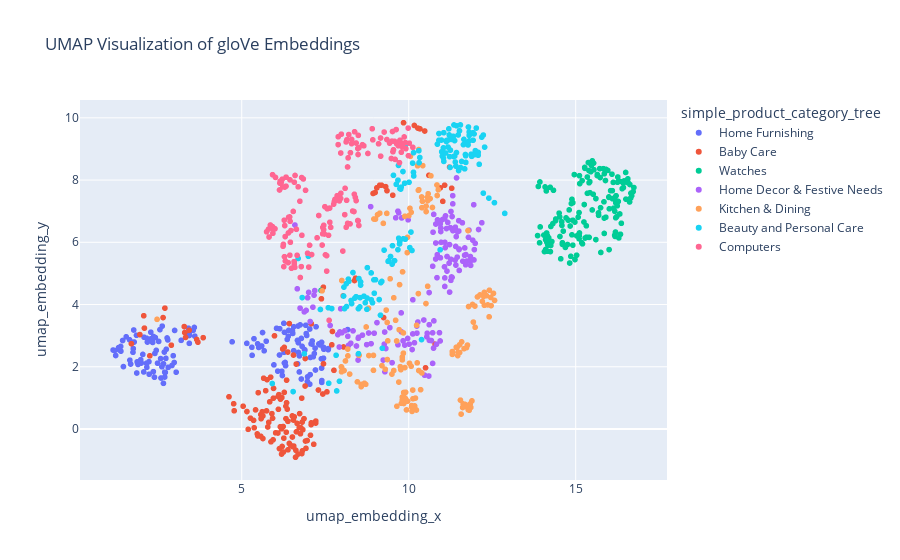

The notebook cell saved with this chart:
### Code cell
# Réduire la dimensionnalité des embeddings avec UMAP
reducer = umap.UMAP(n_neighbors=80, min_dist=0.6, metric='cosine', random_state=graine)
embedding_2d = reducer.fit_transform(list(corpus_USE['use_embeddings']))

# Ajouter les embeddings 2D au DataFrame
corpus_USE['umap_embedding_x'] = embedding_2d[:, 0]
corpus_USE['umap_embedding_y'] = embedding_2d[:, 1]
# Ajouter une 3e dimension
# MatPlotLib3d pour faire des viz en 3D


# Visualiser les embeddings 2D avec Plotly
fig = px.scatter(corpus_USE, x='umap_embedding_x', y='umap_embedding_y',
                 color='simple_product_category_tree', hover_data=['NMF_label'],
                 title='UMAP Visualization of gloVe Embeddings')
fig.show()

### Figure 1 — Plotly figure (JSON) as saved in the notebook; plotly's stock layout.template omitted (floating-point values rounded to 4 significant figures; data arrays with more than 128 entries replaced by an {"elided": "..."} marker saying what was removed)
{"data": [{"customdata": {"elided": "150x1 int values"}, "hovertemplate": "simple_product_category_tree=Home Furnishing<br>umap_embedding_x=%{x}<br>umap_embedding_y=%{y}<br>NMF_label=%{customdata[0]}<extra></extra>", "legendgroup": "Home Furnishing", "marker": {"color": "#636efa", "symbol": "circle"}, "mode": "markers", "name": "Home Furnishing", "showlegend": true, "type": "scattergl", "x": {"elided": "150 float values"}, "xaxis": "x", "y": {"elided": "150 float values"}, "yaxis": "y"}, {"customdata": {"elided": "150x1 int values"}, "hovertemplate": "simple_product_category_tree=Baby Care<br>umap_embedding_x=%{x}<br>umap_embedding_y=%{y}<br>NMF_label=%{customdata[0]}<extra></extra>", "legendgroup": "Baby Care", "marker": {"color": "#EF553B", "symbol": "circle"}, "mode": "markers", "name": "Baby Care", "showlegend": true, "type": "scattergl", "x": {"elided": "150 float values"}, "xaxis": "x", "y": {"elided": "150 float values"}, "yaxis": "y"}, {"customdata": {"elided": "150x1 int values"}, "hovertemplate": "simple_product_category_tree=Watches<br>umap_embedding_x=%{x}<br>umap_embedding_y=%{y}<br>NMF_label=%{customdata[0]}<extra></extra>", "legendgroup": "Watches", "marker": {"color": "#00cc96", "symbol": "circle"}, "mode": "markers", "name": "Watches", "showlegend": true, "type": "scattergl", "x": {"elided": "150 float values"}, "xaxis": "x", "y": {"elided": "150 float values"}, "yaxis": "y"}, {"customdata": {"elided": "150x1 int values"}, "hovertemplate": "simple_product_category_tree=Home Decor & Festive Needs<br>umap_embedding_x=%{x}<br>umap_embedding_y=%{y}<br>NMF_label=%{customdata[0]}<extra></extra>", "legendgroup": "Home Decor & Festive Needs", "marker": {"color": "#ab63fa", "symbol": "circle"}, "mode": "markers", "name": "Home Decor & Festive Needs", "showlegend": true, "type": "scattergl", "x": {"elided": "150 float values"}, "xaxis": "x", "y": {"elided": "150 float values"}, "yaxis": "y"}, {"customdata": {"elided": "150x1 int values"}, "hovertemplate": "simple_product_category_tree=Kitchen & Dining<br>umap_embedding_x=%{x}<br>umap_embedding_y=%{y}<br>NMF_label=%{customdata[0]}<extra></extra>", "legendgroup": "Kitchen & Dining", "marker": {"color": "#FFA15A", "symbol": "circle"}, "mode": "markers", "name": "Kitchen & Dining", "showlegend": true, "type": "scattergl", "x": {"elided": "150 float values"}, "xaxis": "x", "y": {"elided": "150 float values"}, "yaxis": "y"}, {"customdata": {"elided": "150x1 int values"}, "hovertemplate": "simple_product_category_tree=Beauty and Personal Care<br>umap_embedding_x=%{x}<br>umap_embedding_y=%{y}<br>NMF_label=%{customdata[0]}<extra></extra>", "legendgroup": "Beauty and Personal Care", "marker": {"color": "#19d3f3", "symbol": "circle"}, "mode": "markers", "name": "Beauty and Personal Care", "showlegend": true, "type": "scattergl", "x": {"elided": "150 float values"}, "xaxis": "x", "y": {"elided": "150 float values"}, "yaxis": "y"}, {"customdata": {"elided": "150x1 int values"}, "hovertemplate": "simple_product_category_tree=Computers<br>umap_embedding_x=%{x}<br>umap_embedding_y=%{y}<br>NMF_label=%{customdata[0]}<extra></extra>", "legendgroup": "Computers", "marker": {"color": "#FF6692", "symbol": "circle"}, "mode": "markers", "name": "Computers", "showlegend": true, "type": "scattergl", "x": {"elided": "150 float values"}, "xaxis": "x", "y": {"elided": "150 float values"}, "yaxis": "y"}], "layout": {"legend": {"title": {"text": "simple_product_category_tree"}, "tracegroupgap": 0}, "title": {"text": "UMAP Visualization of gloVe Embeddings"}, "xaxis": {"anchor": "y", "domain": [0, 1], "title": {"text": "umap_embedding_x"}}, "yaxis": {"anchor": "x", "domain": [0, 1], "title": {"text": "umap_embedding_y"}}}}
